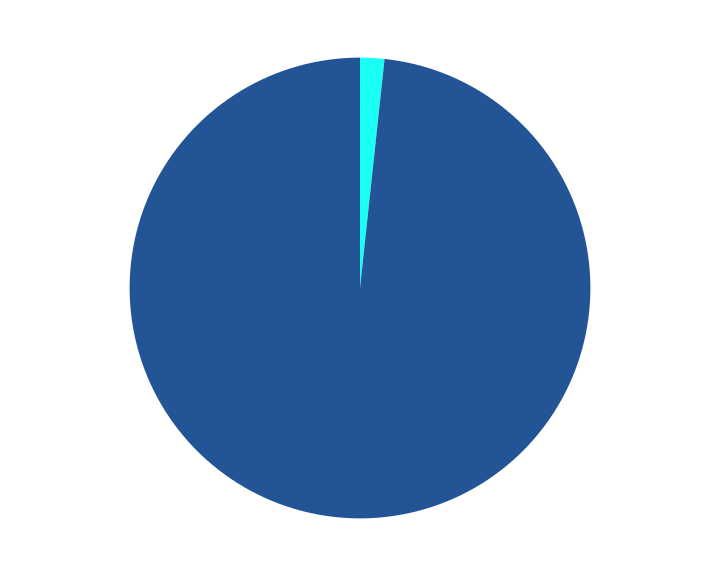

This figure's R source:
library(tidyverse)

# Create Data
data <- tibble(
  group=c("Shared", "Not Shared"),
  value=c(.017, .983)
)

# Basic piechart
p <- 
  ggplot(data, aes(x="", y=value, fill=group)) +
  geom_bar(stat="identity", width=1) +
  coord_polar("y", start=0) +
  guides(fill = FALSE) +
  scale_fill_manual(values = c("#235596", "#19fff4")) +
  # lims(x = c(-.5, NA)) +
  theme_void()

svglite::svglite(file = "img/piechart.svg")
p %>% print()
dev.off()
